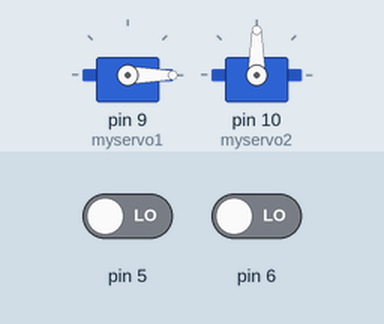
Recording of a sketch running on a simulated Arduino Uno, built with avr-gcc and run on an emulated ATmega328P. Shown: 2 × servo. Inputs (shaded band) come from the test bench; at power-on: pin 5 LOW, pin 6 LOW.

Above: at 1.2 s.
1.3 s: pin 5 driven HIGH
At 1.76 s:
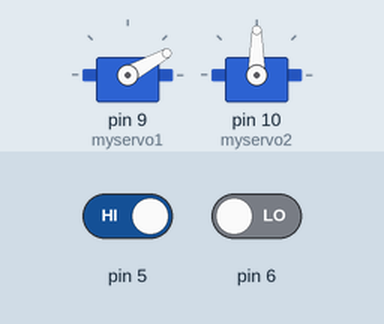
At 2.37 s:
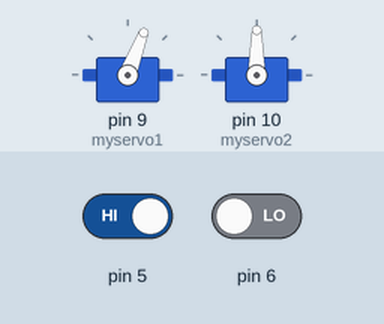
4.3 s: pin 6 driven HIGH
At 4.79 s:
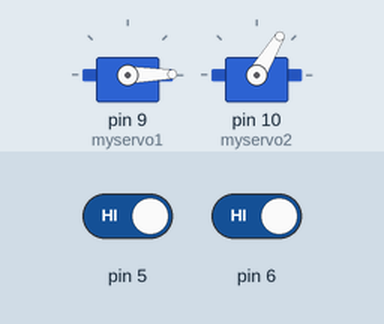
Timing chart, 0 to 13.3 s (numbered marks = the images above; inputs shaded):
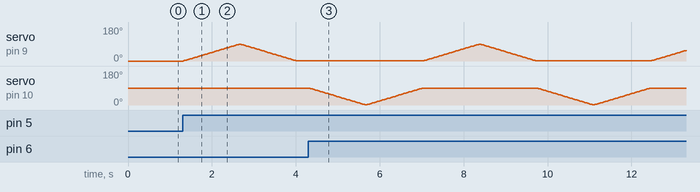

The sketch:

RemoteServo_2.ino
```cpp
#include <Servo.h>

Servo myservo1;  // create servo object to control a servo
                // a maximum of eight servo objects can be created
Servo myservo2;  // create servo object to control a servo

int pos = 0;    // variable to store the servo position
int servo1_ready = 1;
int servo2_ready = 1;

void setup()
{
  pinMode(5,INPUT);
  pinMode(6,INPUT);
  myservo1.attach(9);  // attaches the servo on pin 9 to the servo object
  myservo2.attach(10);  // attaches the servo on pin 9 to the servo object

  myservo1.write(0);              // tell servo to go to position in variable 'pos'
  myservo2.write(90);              // tell servo to go to position in variable 'pos'
}


void loop()
{

  if(digitalRead(5)==HIGH && servo1_ready>0){

    for(pos = 0; pos < 90; pos += 1)  // goes from 0 degrees to 180 degrees
      {                                  // in steps of 1 degree
        myservo1.write(pos);              // tell servo to go to position in variable 'pos'
        delay(15);                       // waits 15ms for the servo to reach the position
      }

    for(pos = 90; pos>=1; pos-=1)     // goes from 180 degrees to 0 degrees
    {
      myservo1.write(pos);              // tell servo to go to position in variable 'pos'
      delay(15);                       // waits 15ms for the servo to reach the position
    }

    servo1_ready = 0;
    servo2_ready = 1;
  }


  if(digitalRead(6)==HIGH && servo2_ready>0){

    for(pos = 90; pos>=1; pos-=1)     // goes from 180 degrees to 0 degrees
    {
      myservo2.write(pos);              // tell servo to go to position in variable 'pos'
      delay(15);                       // waits 15ms for the servo to reach the position
    }

    for(pos = 0; pos < 90; pos += 1)  // goes from 0 degrees to 180 degrees
    {                                  // in steps of 1 degree
      myservo2.write(pos);              // tell servo to go to position in variable 'pos'
      delay(15);                       // waits 15ms for the servo to reach the position
    }
    servo2_ready = 0;
    servo1_ready = 1;
  }


}
```

Measured:
- after the input at 1.3 s, servo on pin 9 (myservo1): rises from 0° to 89° in 1.3 s, then falls to 1° in 1.4 s
